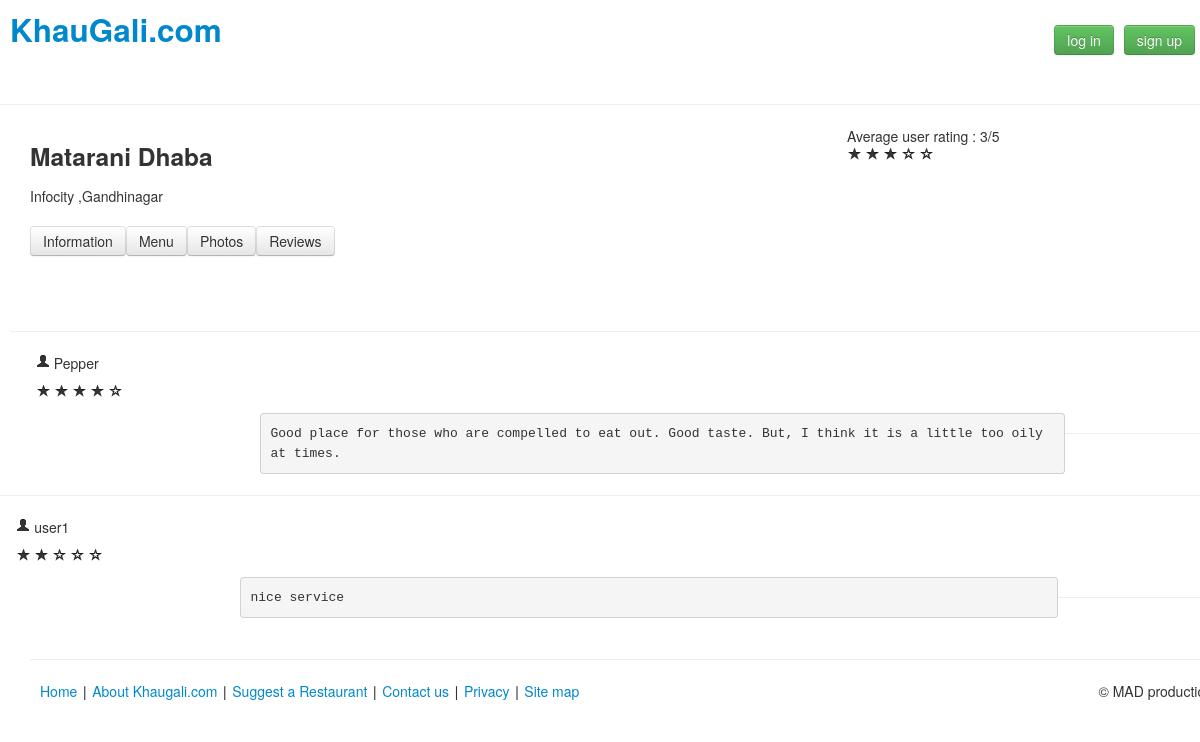
/public/resreview.php?resid=1, run on the app's committed database.
### tables this page shows
CREATE TABLE IF NOT EXISTS `restaurant` (
  `res_id` int(11) NOT NULL AUTO_INCREMENT,
  `restaurant_name` varchar(100) NOT NULL,
  `phone_number` decimal(10,0) NOT NULL,
  `email` varchar(50) DEFAULT NULL,
  `address` text NOT NULL,
  `veg_non_veg` tinyint(4) NOT NULL DEFAULT '0' COMMENT '0 is veg| 1 is non veg | 2 is egg',
  `home_delivery` tinyint(1) NOT NULL COMMENT '0 is NO | 1 is YES',
  `dinein_take_away` tinyint(4) NOT NULL DEFAULT '2' COMMENT '0 is dine in | 1 is take away | 2 is both',
  `cost_for_two` decimal(4,0) NOT NULL,
  `timing` varchar(15) NOT NULL,
  `buffet_availability` tinyint(1) NOT NULL DEFAULT '0' COMMENT '0 is NO | 1 is YES',
  `menu_card` varchar(100) NOT NULL,
  `payment_options` tinyint(4) NOT NULL DEFAULT '2' COMMENT '0 is dine in | 1 is take away | 2 is both',
  PRIMARY KEY (`res_id`)
);

CREATE TABLE IF NOT EXISTS `located_in` (
  `rest_id` int(11) NOT NULL,
  `city_id` int(11) NOT NULL,
  `locality_name` varchar(50) NOT NULL,
  PRIMARY KEY (`rest_id`)
);

CREATE TABLE IF NOT EXISTS `city` (
  `city_id` int(11) NOT NULL AUTO_INCREMENT,
  `city_name` varchar(50) NOT NULL,
  PRIMARY KEY (`city_id`)
);

CREATE TABLE IF NOT EXISTS `reviews` (
  `username` varchar(30) NOT NULL,
  `rest_id` int(11) NOT NULL,
  `review` text NOT NULL,
  PRIMARY KEY (`username`,`rest_id`)
);

### public/session.php (called while the page is built, shortened)
<?php
	function chkLogin(){
		return isset($_SESSION['username']);
	}

### public/resreview.php (the view, shortened to what this page needs)
<?php
	require_once 'session.php';
	require_once '../include/db_functions.php';
	require_once 'publicFunction.php';
	$resid = $_GET['resid'];
	$connection = dbConnect();
	$query = "select * from restaurant where res_id=$resid";
	$resultset = mysql_query($query, $connection);
	if(mysql_num_rows($resultset) == 0){
		echo '<h3>invalid restaurant id<h3>';
		echo '<a href="home.php">back to home</a>';
		exit();
	}
	else{
		while($row = mysql_fetch_array($resultset)){
			$restaurantName = $row['restaurant_name'];
		}
		$query = "select rest_id,city.city_id,city_name,locality_name
			from city, located_in
			where city.city_id=located_in.city_id and rest_id=$resid";
		$resultset = mysql_query($query, $connection);
		while($row = mysql_fetch_array($resultset)){
			$city = $row['city_name'];
			$locality = $row['locality_name'];
		}
		$avgRating = getAvgRating($resid, $connection);
	}
?>
<!DOCTYPE html>
<html>
	<head>
		<link rel="stylesheet" href="../css/bootstrap.css" />
		<link rel="stylesheet" href="../css/common.css" />
	</head>
	<body>
		<div id="header" class="row-fluid">
			<a href="home.php"><h2 id="logo" class="span6">KhauGali.com</h2></a>
			<?php
				include_once 'publicFunction.php';
			?>
		</div>
		<hr class="head"/>
		<div id="content" class="row-fluid">
			<div class="span8">
				<h3><?php echo $restaurantName;?></h3>
				<p><?php echo $locality.' ,'.$city; ?></p>
			</div>
			<div class="span4">
					Average user rating : <?php echo $avgRating .'/'. 5; ?>
					<div class="rating">
						<?php
							for($i = 0;$i < $avgRating; $i++){
						?>
						<i class="icon-star"></i>
						<?php
							}
							for($i = 0; $i< 5-$avgRating;$i++){
						?>
						<i class="icon-star-empty"></i>
						<?php
							}
						?>
					</div>
				<br />
				<?php if(chkLogin()){
					$userRating = getUserAvgRating($_SESSION['username'], $resid, $connection)
				?>
					Your Rating :<?php echo $userRating .'/'. 5; ?>
					<div class="rating">
						<?php
							for($i = 0;$i < $userRating; $i++){
						?>
						<i class="icon-star"></i>
						<?php
							}
							for($i = 0; $i< 5-$userRating;$i++){
						?>
						<i class="icon-star-empty"></i>
						<?php
							}
						?>
					</div>
				<?php }
				else {
					echo '<br /><br />';
				}
				?>
			</div>
			<br/>
			<div class="btn-group" >
				<a href="resinfo.php?resid=<?php echo $resid;?>"><div class="btn ">Information</div></a>
				<a href="resmenu.php"><div class="btn ">Menu</div></a>
				<a href="respics.php"><div class="btn ">Photos</div></a>
				<a href="resreview.php?resid=<?php echo $resid;?>"><div class="btn ">Reviews</div></a>
			</div>
			<div id="innerContent">
				<br/>
				<br/>
				<?php
					$query = "select * from reviews where rest_id=$resid";
					$resultset = mysql_query($query,$connection);
					while($row = mysql_fetch_array($resultset)){
				?>
					<div class="row">
						<hr />
						<div class="span8">
							<i class="icon-user"></i>
							<?php echo $row['username']; ?>
						</div>
						<div class="span4">
						<?php $userRating = getUserAvgRating($row['username'], $resid, $connection);?>
						<div class="rating">
						<?php
							for($i = 0;$i < $userRating; $i++){
						?>
						<i class="icon-star"></i>
						<?php
							}
							for($i = 0; $i< 5-$userRating;$i++){
						?>
						<i class="icon-star-empty"></i>
						<?php
							}
						?>
						</div>
					</div>
						<br />
						<br/>
						<div class="span8" style="margin-left: 250px">
						<?php echo '<pre>'.$row['review'].'</pre>'; ?>
					</div>
						<br />
					<hr />
					<br />
				<?php
					}
				?>
			</div>
		</div>
		<?php
		include_once 'footer.php';

### css/common.css (style rules this page uses)
html, body { height: 100%; }
body { margin: 0px; padding: 0px; }
#header { height: 10%; }
#content { height: 70%; }
#logo { padding-left: 10px; }

### public/resreview.php (style rules this page uses)
#content { padding-left: 30px; overflow-y: scroll; }
#innerContent { padding-top: 15px; padding-bottom: 15px; width: 100%; }

### data on the page
restaurant: restaurant_name "Matarani Dhaba"
located_in: locality_name "Infocity", city.city_name "Gandhinagar"
reviews: username "Pepper", review "Good place for those who are compelled to eat out. Good taste. But, I think it is a little too oily at times."
reviews: username "user1", review "nice service"

### other printed values
$avgRating "3"
